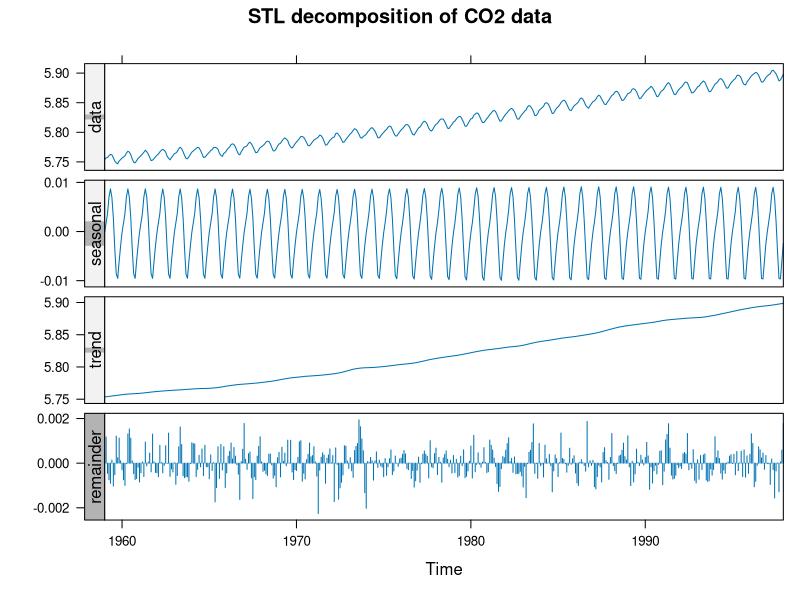
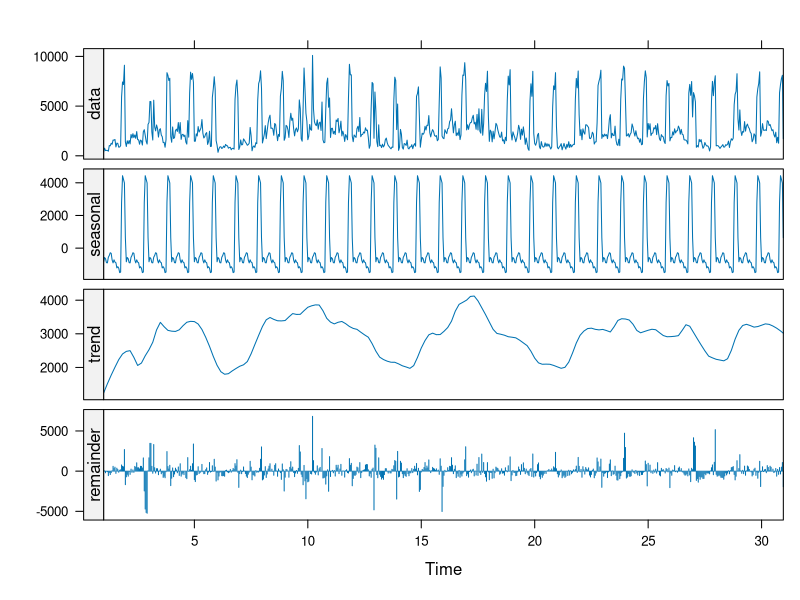
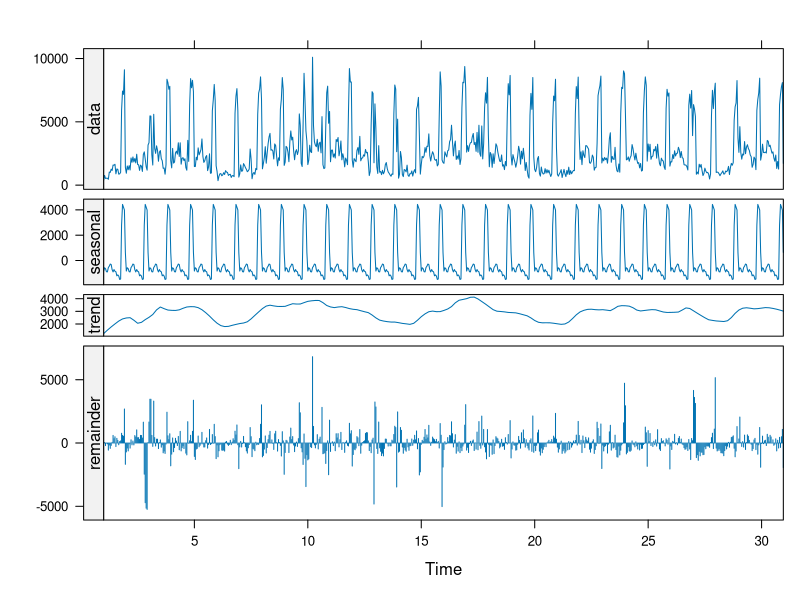
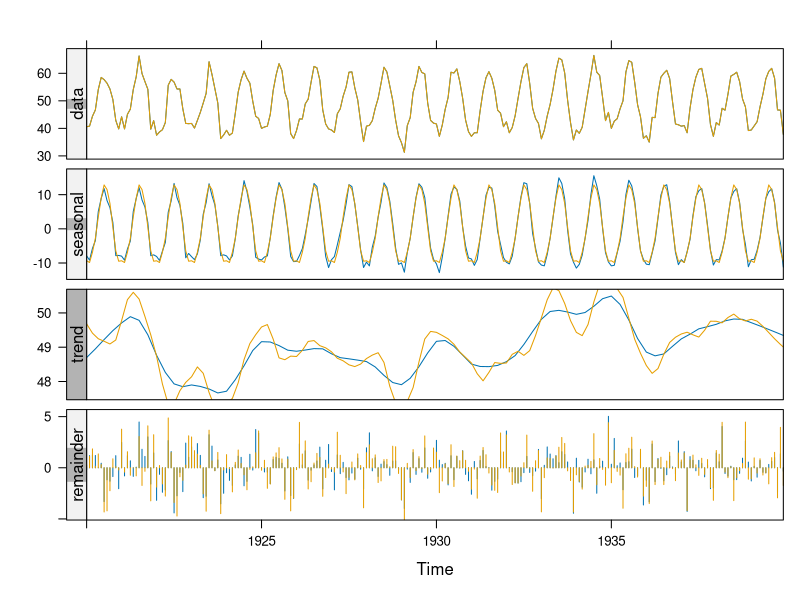
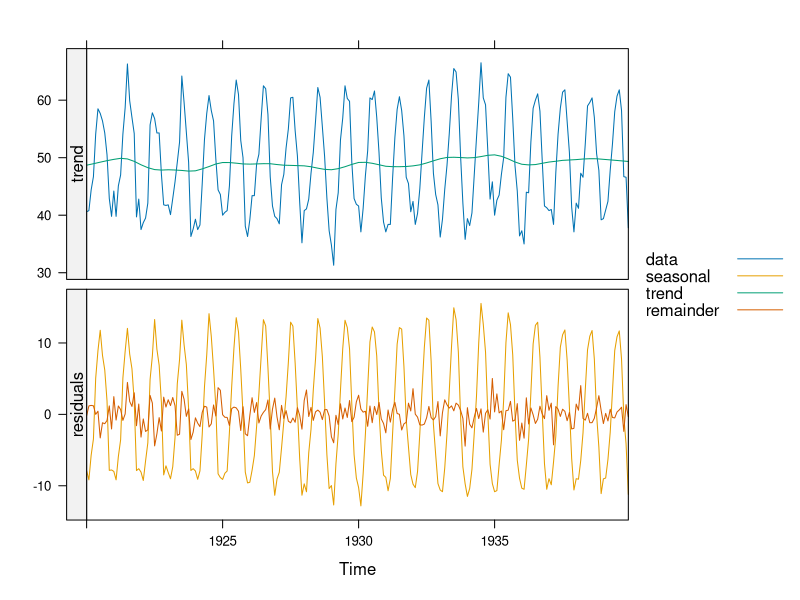

The R source for these figures, in order:
library(latticeExtra)


### Name: xyplot.stl
### Title: Display stl fits with Lattice
### Aliases: xyplot.stl
### Keywords: hplot ts

### ** Examples

## example from ?stl
xyplot(stl(log(co2), s.window=21),
       main = "STL decomposition of CO2 data")

## alternative display
data(biocAccess)
xyplot(stl(ts(biocAccess$counts[1:(24 * 30)], frequency = 24), "periodic"),
       strip.left = "strip.default")
resizePanels()

## two different spans
xyplot(stl(nottem, s.window = 4)) +
as.layer(xyplot(stl(nottem, s.window = "periodic")), style = 2)

## components superposed
xyplot(stl(nottem, s.window = 4), superpose=TRUE,
  screens = list(data = "trend", trend = "trend", "residuals"),
  strip.left = TRUE, layout = c(1,2))
